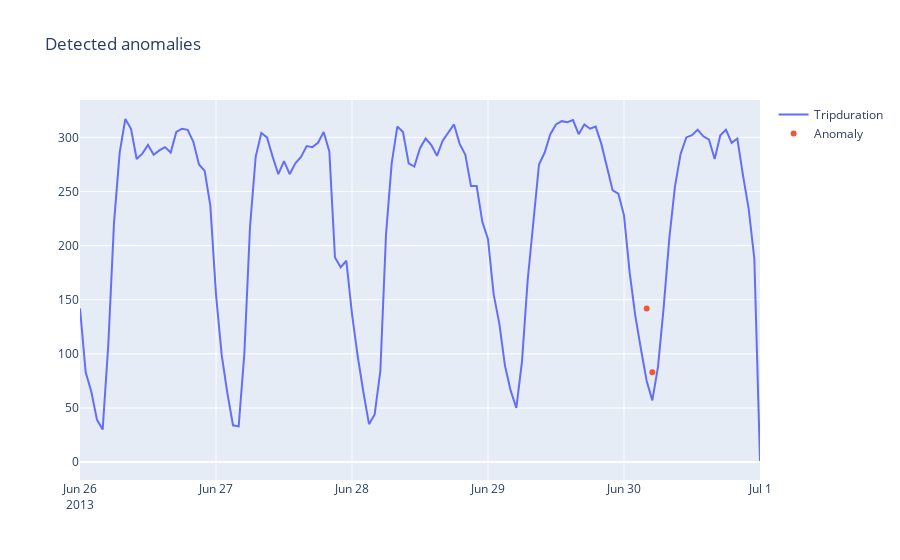

Notebook code for this chart:
### Code cell
fig = go.Figure()
fig.add_trace(go.Scatter(x=test_score_df.index, y=test_trans['ss_id'], name='Tripduration'))
fig.add_trace(go.Scatter(x=anomalies.index, y=anamolies_tr['ss_id'], mode='markers', name='Anomaly'))
fig.update_layout(showlegend=True, title='Detected anomalies')
fig.show()
